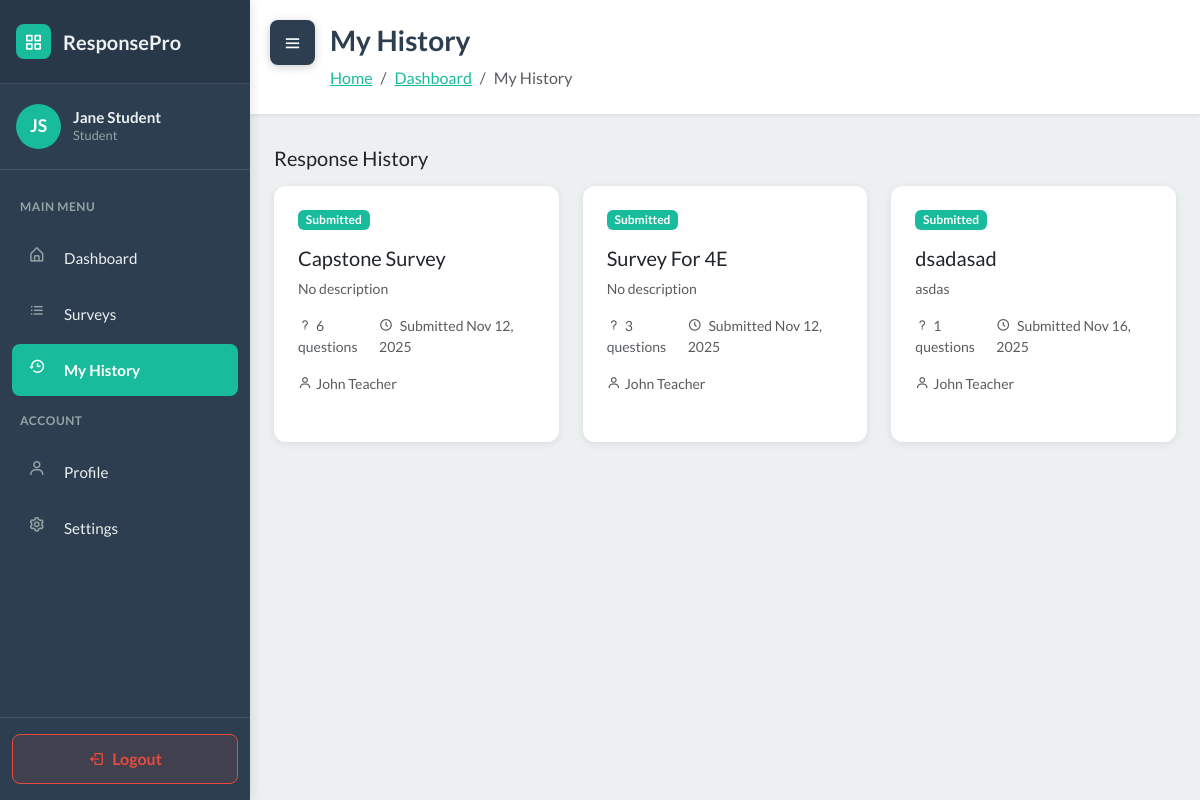
/student/surveys/history/ (signed in), run on an earlier commit of the app's database.
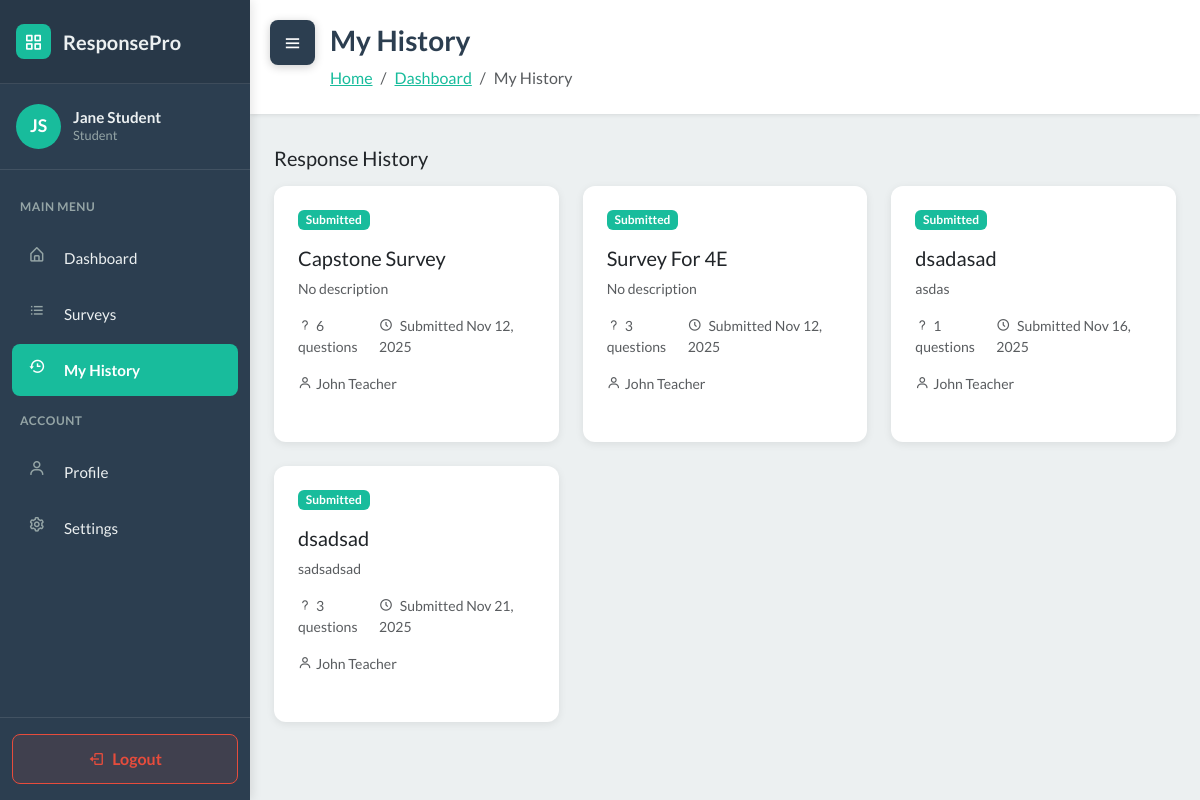
And on a later commit of the database.
### WebSurvey/models.py (models this page shows, shortened)
class StudentResponse(models.Model):
    survey = models.ForeignKey(Survey, on_delete=models.CASCADE, related_name='responses')
    student = models.ForeignKey(User, on_delete=models.CASCADE, related_name='survey_responses')
    started_at = models.DateTimeField(auto_now_add=True)
    submitted_at = models.DateTimeField(null=True, blank=True)
    score = models.FloatField(null=True, blank=True)
    is_submitted = models.BooleanField(default=False)
    class Meta:
        unique_together = ['survey', 'student']

class Survey(models.Model):
    STATUS_CHOICES = [
        ('draft', 'Draft'),
        ('published', 'Published'),
        ('closed', 'Closed'),
    ]
    title = models.CharField(max_length=255)
    description = models.TextField(blank=True)
    teacher = models.ForeignKey(User, on_delete=models.CASCADE, related_name='surveys')
    sections = models.ManyToManyField(Section, blank=True, related_name='surveys')
    status = models.CharField(max_length=20, choices=STATUS_CHOICES, default='draft')
    total_points = models.IntegerField(default=0)
    time_limit = models.IntegerField(null=True, blank=True, help_text="Time limit in minutes")
    due_date = models.DateTimeField(null=True, blank=True)
    created_at = models.DateTimeField(auto_now_add=True)
    updated_at = models.DateTimeField(auto_now=True)
    class Meta:
        ordering = ['-created_at']

class User(AbstractUser):
    ROLE_CHOICES = [
        ('student', 'Student'),
        ('teacher', 'Teacher'),
    ]
    role = models.CharField('role', max_length=20, choices=ROLE_CHOICES, default='student')
    section = models.ForeignKey(Section, null=True, blank=True, on_delete=models.SET_NULL, related_name='students')

### WebSurvey/views.py (the view)
# urls.py: path('student/surveys/history/', views.student_history, name='student_history'),
@login_required
def student_history(request):
    if request.user.role != 'student':
        messages.error(request, 'Only students can access this page.')
        return redirect('dashboard')
    context = {'user': request.user}
    context.update(_get_student_survey_data(request.user))
    return render(request, 'student_history.html', context)

### WebSurvey/services.py (called while the page is built)
def auto_close_due_surveys():
    now = timezone.now()
    overdue_ids = []
    for survey in Survey.objects.filter(status='published', due_date__isnull=False):
        due = survey.due_date
        if due is None:
            continue
        if timezone.is_naive(due):
            due = timezone.make_aware(due, timezone.get_current_timezone())
        if due <= now:
            overdue_ids.append(survey.id)
    if overdue_ids:
        Survey.objects.filter(id__in=overdue_ids).update(status='closed')
    return now

### WebSurvey/templates/student_history.html (shortened to what the changed rows need)
<!DOCTYPE html>
{% load static %}
<html data-bs-theme="light" lang="en">
<head>
    <link rel="stylesheet" href="https://cdn.jsdelivr.net/npm/bootswatch@5.3.6/dist/flatly/bootstrap.min.css">
    <link rel="stylesheet" href="https://cdn.jsdelivr.net/npm/boxicons@latest/css/boxicons.min.css">
    <link rel="stylesheet" href="https://cdnjs.cloudflare.com/ajax/libs/font-awesome/4.7.0/css/font-awesome.min.css">
    <link rel="stylesheet" href="{% static 'css/dashboard-sidebar.css' %}">
    <link rel="stylesheet" href="{% static 'css/bss-overrides.css' %}">
</head>
<body>
    <main class="dashboard-content" id="mainContent">
        <div class="content-header">
            <h1>My History</h1>
        </div>
        <div class="container-fluid px-4 pb-5">
            {% if not student_section %}
            <div class="row">
                <div class="col-12">
                    <div class="dashboard-card text-center py-5">
                        <i class="bx bx-user-x" style="font-size: 4rem; opacity: 0.3;"></i>
                        <h5 class="mt-3 mb-2">No Section Assigned</h5>
                        <p class="text-muted mb-0">Please contact your teacher so you can be added to a section and view your history.</p>
                    </div>
                </div>
            </div>
            {% else %}
            <div class="row">
                {% for response in completed_responses %}
                <div class="col-md-6 col-lg-4 mb-4">
                    <a href="{% url 'student_view_response' response.id %}" style="text-decoration: none; color: inherit;">
                        <div class="dashboard-card h-100" style="cursor: pointer;">
                            <div class="d-flex justify-content-between align-items-start mb-3">
                                <span class="badge bg-success">Submitted</span>
                            </div>
                            <h5 class="mb-2">{{ response.survey.title }}</h5>
                            <p class="text-muted small mb-3">
                                {{ response.survey.description|truncatewords:15|default:"No description" }}
                            </p>
                            <div class="d-flex justify-content-between text-muted small mb-3">
                                <span><i class="bx bx-question-mark me-1"></i>{{ response.survey.questions.all|length }} questions</span>
                                <span>
                                    <i class="bx bx-time-five me-1"></i>
                                    Submitted {{ response.submitted_at|date:"M d, Y" }}
                                </span>
                            </div>
                            <div class="text-muted small">
                                <i class="bx bx-user me-1"></i>{{ response.survey.teacher.get_full_name|default:response.survey.teacher.username }}
                            </div>
                        </div>
                    </a>
                </div>
                {% endfor %}
            </div>
            {% endif %}
        </div>
    </main>
</body>
</html>

What changed in the data, as far as the page shows it:
added StudentResponse: survey "dsadsad", survey.description "sadsadsad", survey.questions.all|length "3", submitted_at "Nov 21, 2025", survey.teacher.get_full_name "John Teacher"
